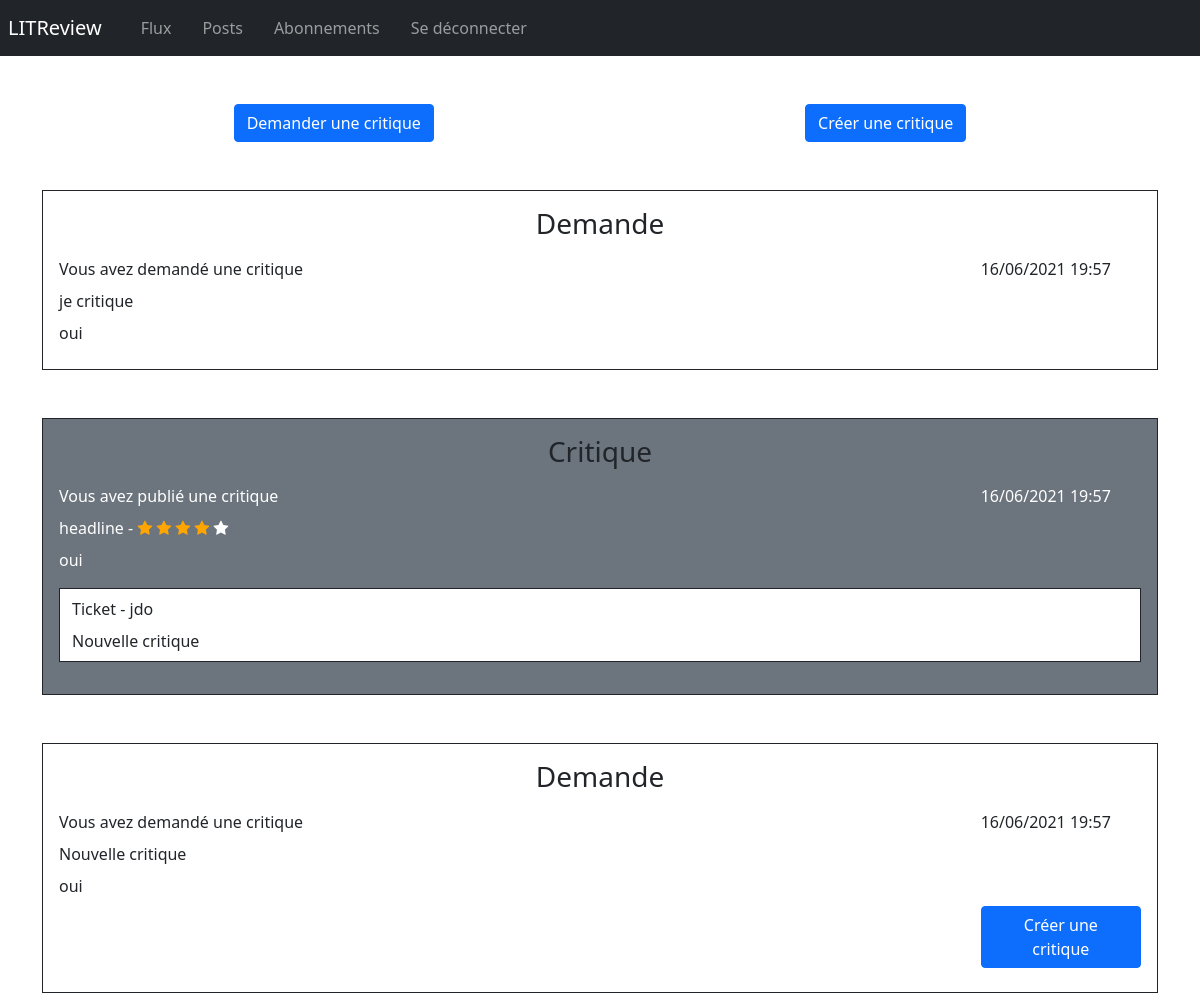
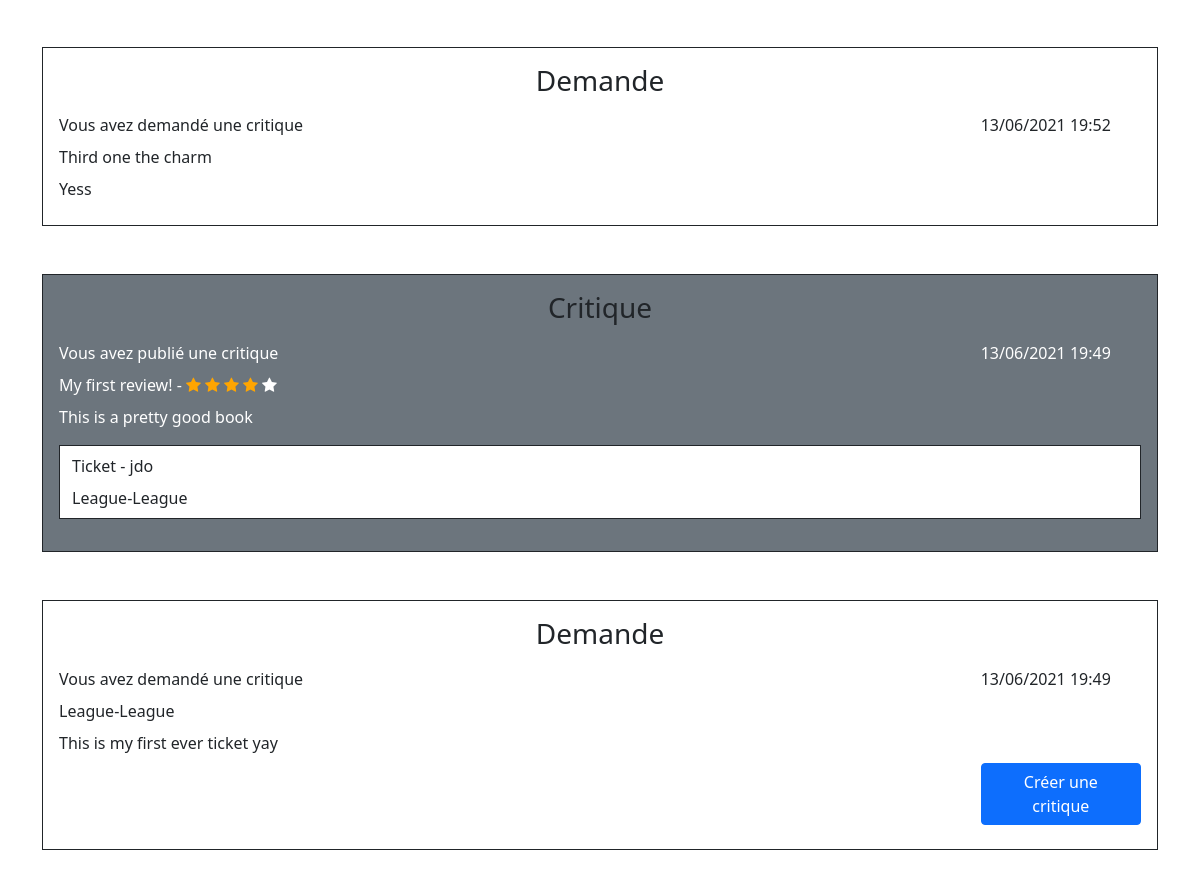
The page /flux (signed in) on the database as committed earlier (2 pictures, top to bottom).
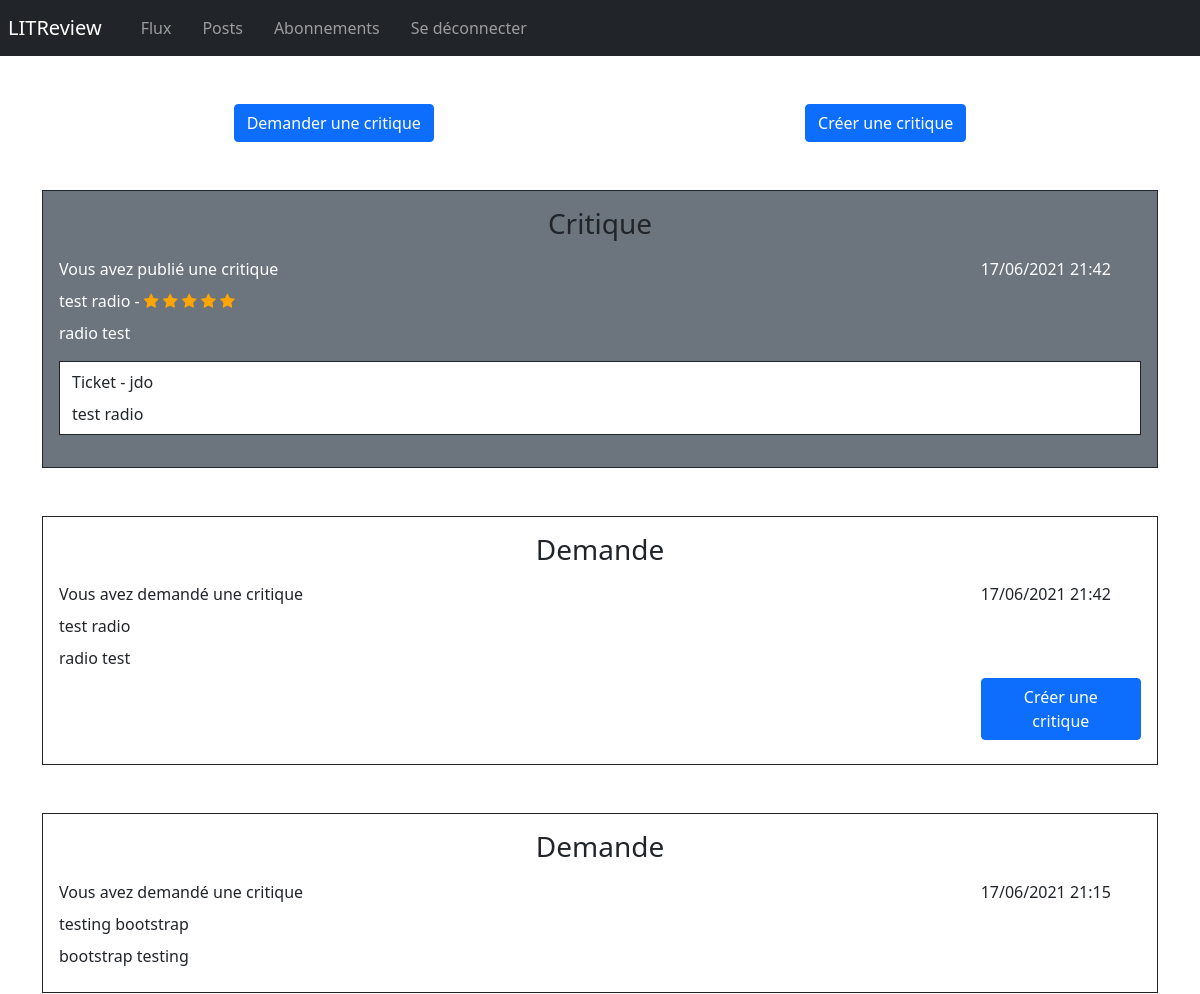
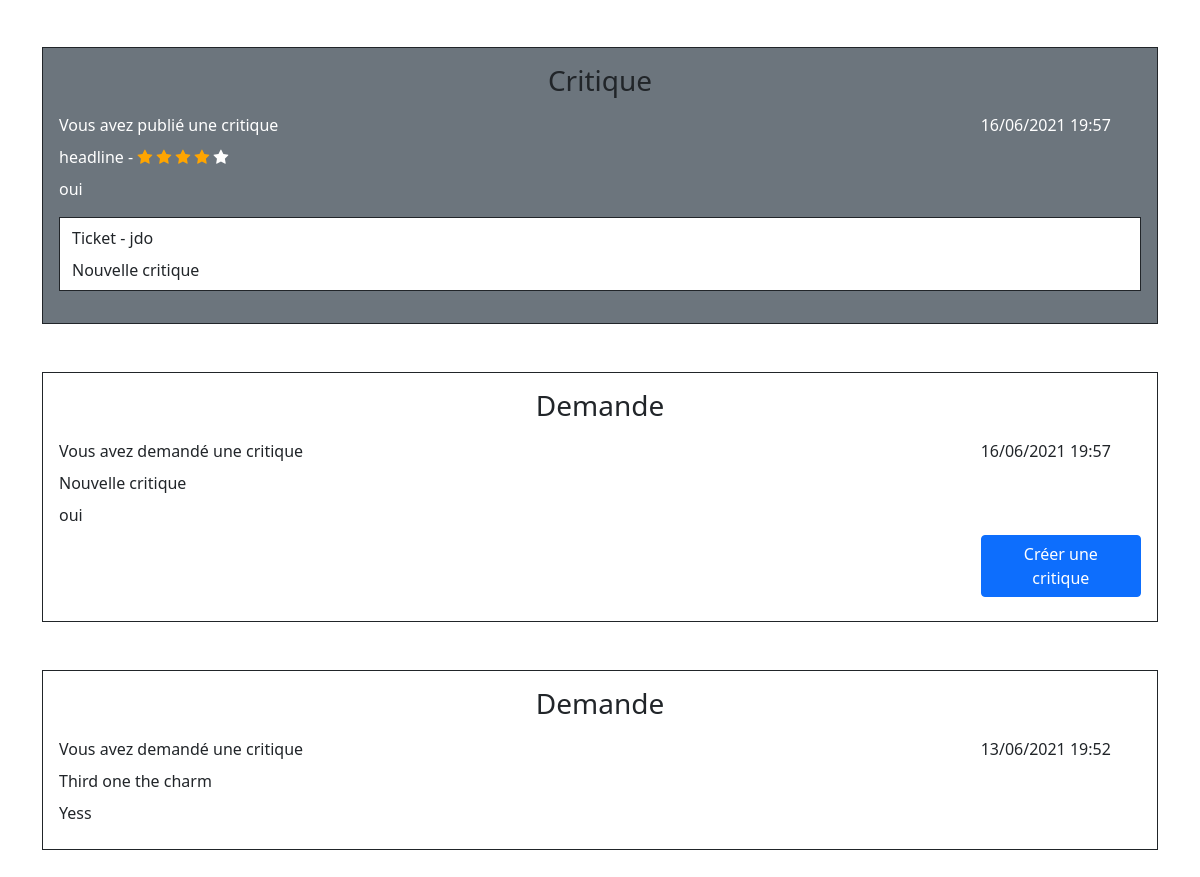
The same page on the database as committed later (2 pictures, top to bottom).
### p9books/models.py (models this page shows)
class Ticket(models.Model):
    title = models.CharField(max_length=128)
    description = models.TextField(max_length=2048, blank=True)
    user = models.ForeignKey(to=settings.AUTH_USER_MODEL,
                             on_delete=models.CASCADE)
    image = models.ImageField(null=True, blank=True)
    time_created = models.DateTimeField(auto_now_add=True)

class Review(models.Model):
    ticket = models.ForeignKey(to=Ticket, on_delete=models.CASCADE)
    rating = models.PositiveSmallIntegerField(
        validators=[MinValueValidator(0), MaxValueValidator(5)])
    headline = models.CharField(max_length=128)
    body = models.CharField(max_length=8192, blank=True)
    user = models.ForeignKey(
        to=settings.AUTH_USER_MODEL, on_delete=models.CASCADE)
    time_created = models.DateTimeField(auto_now_add=True)

### p9books/views.py (the view)
# urls.py: 2. Add a URL to urlpatterns:  path('', views.home, name='home')
@login_required(login_url='login')
def home(request):
    user = request.user
    follows = UserFollows.objects.filter(user=user.id)
    user_list = [user]
    for users in follows:
        user_list.append(users.followed_user.id)
    reviews = Review.objects.all().filter(user__in=user_list)
    tickets = Ticket.objects.all().filter(user__in=user_list)
    myreviews = Review.objects.all().filter(user=user)
    mytickets = []
    for review in myreviews:
        mytickets.append(review.ticket)
    combined = sorted(chain(tickets, reviews),
                      key=lambda instance: instance.time_created,
                      reverse=True)
    return render(request, 'flux.html',
                  context={'objects': combined, 'reviews': mytickets})

### p9books/templates/flux.html (shortened to what this page needs)
{% extends "base.html" %}
{% block content %}
<div class="d-flex justify-content-around m-5">
    <a href="/new-ticket" class="btn btn-primary">Demander une critique</a>
    <a href="/new-review" class="btn btn-primary">Créer une critique</a>
</div>
<div class="container">
    {% for obj in objects %}
        {% if obj.title %}
            <div class="container bg-white text-dark border border-dark mb-5 p-3">
                <div class="d-flex justify-content-center text-dark"><h3>Demande</h3></div>
                {% if obj.user == user %}
                <div class="row mt-2 mb-2 ">
                    <div class="col-10">Vous avez demandé une critique</div>
                    <div class="col-2">{{obj.time_created|date:'d/m/Y H:i'}}</div>
                </div>
                {% else %}
                <div class="row mt-2 mb-2">
                    <div class="col-10">{{obj.user}} a demandé une critique</div>
                    <div class="col-2">{{obj.time_created|date:'d/m/Y H:i'}}</div>
                </div>
                {% endif %}
                <div class="row mt-2 mb-2">
                    <div class="col-10">{{obj.title}}</div>
                </div>
                <div class="row mt-2 mb-2">
                    <div class="col-10">{{obj.description}}</div>
                </div>
                {% load static %}
                {% for ticket in reviews %}
                    {% if ticket == obj %}
                        <div class="row justify-content-end mt-2 mb-2">
                            <div class="col-2">
                                <a href="{% url 'answer' obj.id %}" class="btn btn-primary">Créer une critique</a>
                            </div>
                        </div>
                    {% endif %}
                {% endfor %}
            </div>
        {% else %}
            <div class="container bg-secondary text-white border border-dark mb-5 p-3">
                <div class="d-flex justify-content-center text-dark"><h3>Critique</h3></div>
                {% if obj.user == user %}
                    <div class="row mt-2 mb-2">
                        <div class="col-10">Vous avez publié une critique</div>
                        <div class="col-2">{{obj.time_created|date:'d/m/Y H:i'}}</div>
                    </div>
                {% else %}
                    <div class="row mt-2 mb-2">
                        <div class="col-10">{{obj.user}} a publié une critique</div>
                        <div class="col-2">{{obj.time_created|date:'d/m/Y H:i'}}</div>
                    </div>
                {% endif %}
                <div class="row mt-2 mb-2">
                        <div class="col-10">
                            {{obj.headline}} -
                            {% with ''|center:5 as range %}
                            {% for _ in range %}
                                {% if forloop.counter <= obj.rating %}
                                <span class="fa fa-star checked"></span>
                                {% else %}
                                <span class="fa fa-star"></span>
                                {% endif %}
                            {% endfor %}
                            {% endwith %}
                        </div>
                </div>
                <div class="row mt-2 mb-2">
                        <div class="col-10">{{obj.body}}</div>
                </div>
                <div class="container bg-white text-dark border border-dark mb-3 mt-3">
                    <div class="row mt-2 mb-2">
                        <div class="col-10">Ticket - {{obj.ticket.user}}</div>
                    </div>
                    <div class="row mt-2 mb-2">
                        <div class="col-10">{{obj.ticket.title}}</div>
                    </div>
                </div>
            </div>
        {% endif %}
    {% endfor %}
</div>
{% endblock %}

### templates/base.html (shortened to what this page needs)
<html>
<head>
    {% load static %}
    <link rel="stylesheet" type="text/css" href="{% static 'style.css' %}">
    <link rel="stylesheet" href="https://cdnjs.cloudflare.com/ajax/libs/font-awesome/4.7.0/css/font-awesome.min.css">
    <link href="https://cdn.jsdelivr.net/npm/bootstrap@5.0.1/dist/css/bootstrap.min.css" rel="stylesheet"
>
</head>
<nav class="navbar navbar-expand-lg navbar-dark bg-dark">
    <a href="/flux" class="navbar-brand ms-2">LITReview</a>
    <div>
        <ul class="navbar-nav ms-auto">
        {% if user.is_authenticated %}
            <li class="nav-item active">
                <a class="nav-link" href="/flux">Flux</a>
            </li>
            <li class="nav-item active">
                <a class="nav-link" href="/posts">Posts</a>
            </li>
            <li class="nav-item active">
                <a class="nav-link" href="/subscribe">Abonnements</a>
            </li>
            <li class="nav-item active">
                <a class="nav-link" href="/logout">Se déconnecter</a>
            </li>
        {% endif %}
        </ul>
    </div>
</nav>
<div>
    <main class="testing">
        {% block content %}
        {% endblock %}
    </main>
</div>
</html>

### static/style.css (style rules this page uses)
li { list-style-type: none; display: inline; padding-left:15px; }
.checked { color: orange; }

Rows that differ between the two databases and show on the page:
removed Ticket: time_created "16/06/2021 19:57", title "je critique", description "oui"
removed Review: time_created "13/06/2021 19:49", headline "My first review!", rating 4 (drawn), body "This is a pretty good book", ticket.user "jdo", ticket "League-League"
removed Ticket: time_created "13/06/2021 19:49", title "League-League", description "This is my first ever ticket yay", shows "Créer une critique"
added Review: time_created "17/06/2021 21:42", headline "test radio", rating 5 (drawn), body "radio test", ticket.user "jdo", ticket "test radio"
added Ticket: time_created "17/06/2021 21:42", title "test radio", description "radio test", shows "Créer une critique"
added Ticket: time_created "17/06/2021 21:15", title "testing bootstrap", description "bootstrap testing"
